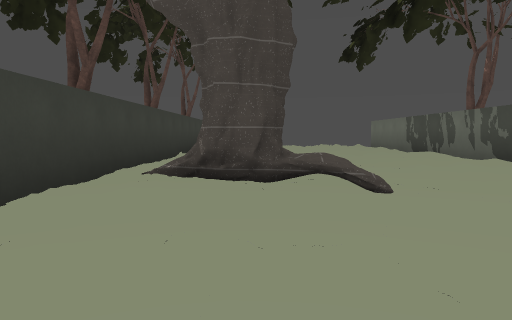
[1] (above)

15 first-person views from a walk through a Godot game level. The camera is 1.2 m above the floor, tilts 4° down and sees 70° across. The floor is counted in squares, 2 m on a side. Each view is taken from the middle of a square. On the plan, view 1 faces up. The plan holds only what a view shows up to about 10 squares ahead; the rest is blank. The place goes on beyond the plan. Some surface patterns are stand-ins.

[2]
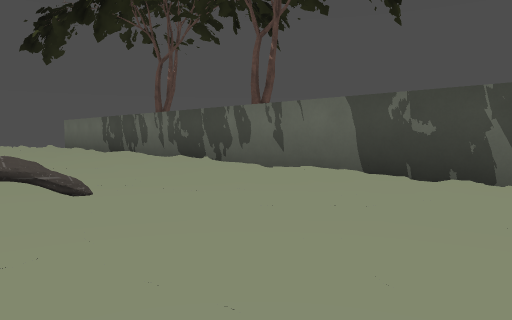

[3]
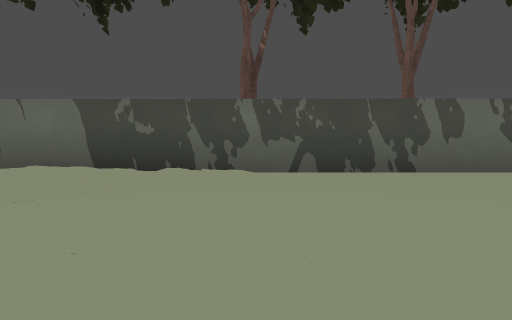

[4]
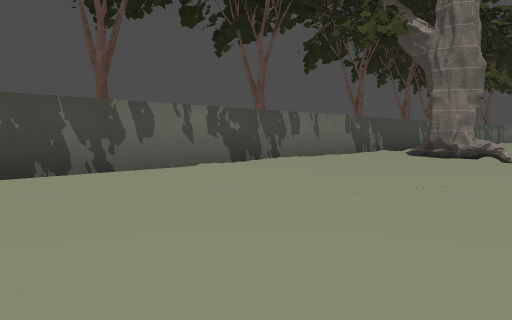

[5]
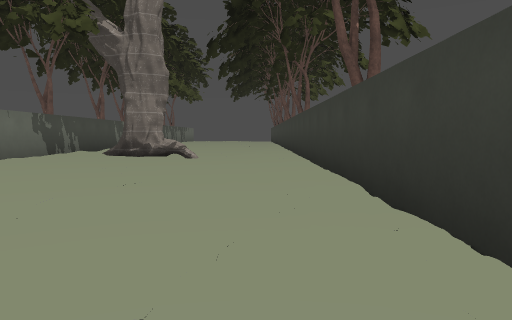

[6]
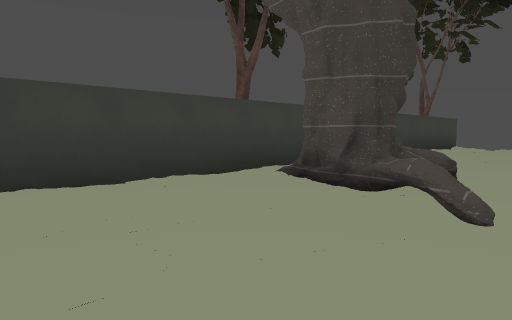

[7]
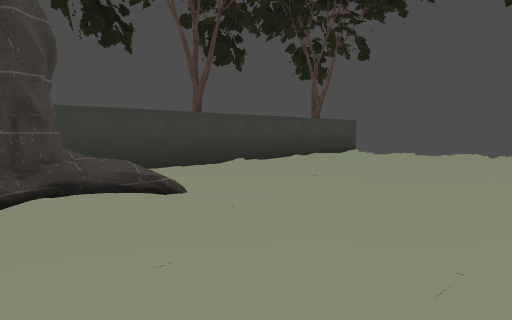

[8]
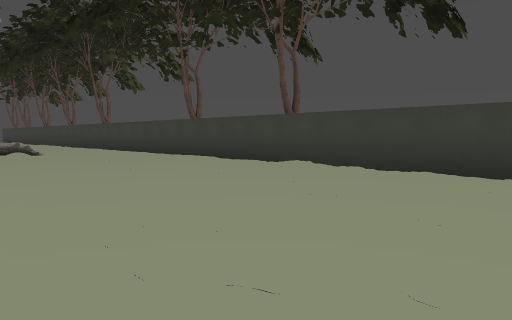

[9]
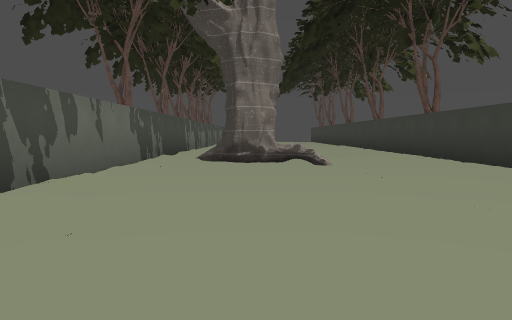

[10]
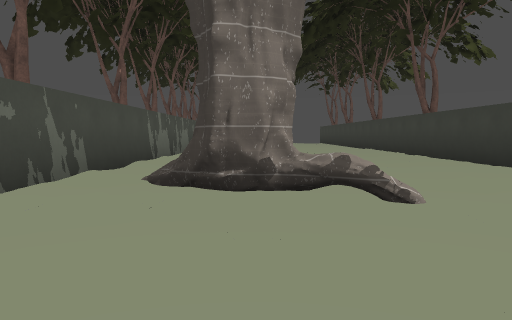

[11]
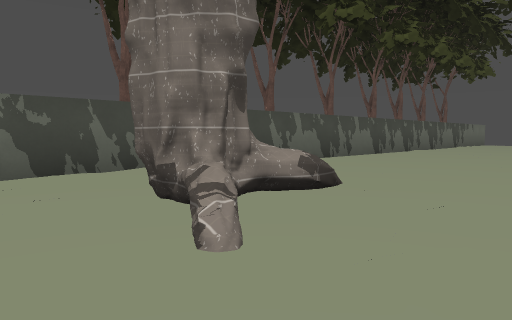

[12]
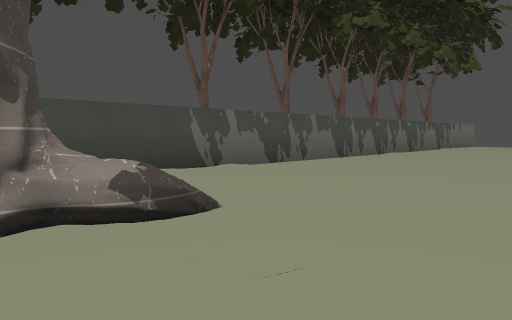

[13]
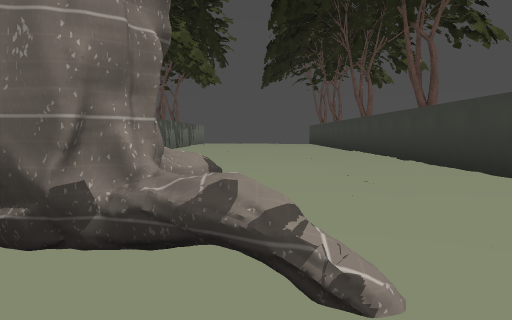

[14]
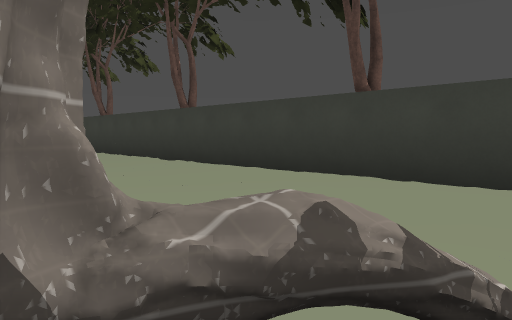

[15]
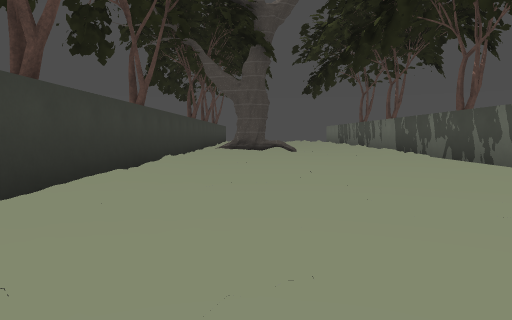

### Floor plan
Key: @ floor where view 1 was taken; # wall or solid block; . main floor; : floor 0.25 m higher than the main floor; / step, stairs or slope; = window, fence, low wall or low ledge; ^ raised ledge; T tree.
Columns run from 3 left of view 1 to 5 right of it. Each row starts with its distance up from view 1.
 12  #==.
 11  #/=.==#
 10  #//.//#
  9  #./..//T
  8  #/=..//#
  7  #/...//#
  6  # =..//#
  5  ###..//T
  4  #/.^.//=
  3  #/....#
  2  #...../
  1  #.....#
  0  #.@.../T
 -1  #......#
 -2  #....//T
 -3  #......T
 -4  #....//#
 -5  #...../#
 -6  #...../T
 -7  #...../#
 -8  #...../#
 -9  #/..../#
-10  #..=##/#
-11  #...^//T
-12  #...=.:#
-13  #...../#
-14  #...../#
-15 ##...../T
-16 #.......#
-17 ##......T

Positions as (right, up) in squares from view 1, and headings:
1: (0, 0), facing up
2: (0, 0), facing up-right
3: (-1, 0), facing right
4: (-1, 0), facing down-right
5: (-1, 0), facing down
6: (2, 1), facing up-left
7: (4, 4), facing up-left
8: (4, 4), facing down-left
9: (2, -2), facing down
10: (2, -6), facing down
11: (-1, -8), facing down-right
12: (-1, -10), facing down-right
13: (1, -8), facing down
14: (2, -9), facing down-left
15: (0, -9), facing up
